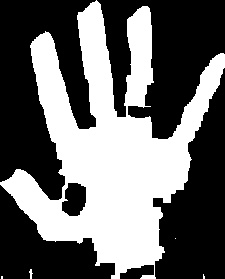
#> input picture el-isaretlerini-tanima/veriler/Bes.jpg, 225 x 279 px
$ python el-isaretlerini-tanima.py
#> lines starting #> are read from the running program, lines starting #| are printed output that depends on the picture
# Bu uygulamada kameradan alinan el goruntuleri islenerek kullanicinin hangi sayiyi isaret ettigi bulunur
import numpy as np
import cv2
import os

# webcam den goruntumuzu aliyoruz
cap = cv2.VideoCapture(0)
# framelere morfolojik islemler uygulamak icin cekirdek tanimliyoruz
kernel = np.ones((9, 9), np.uint8)

def resimFarkBul(resim1, resim2):
    # kontrol edilecek olan iki resim arasindaki farki bulur
    resim2 = cv2.resize(resim2, (resim1.shape[1], resim1.shape[0]))  # boyutlari ayni olmasi icin resim2'yi resim1 boyutuyla esitliyoruz
    farkResim = cv2.absdiff(resim1, resim2)
    farkSayi = cv2.countNonZero(farkResim)

    return farkSayi

def veriYukle():
    # daha onceden kaydedilmis resimleri ve onlarin isimlerini listelerde sakliyoruz
    isimler = []
    resimler = []

    dosyalar = os.listdir("veriler/")
    for dosya in dosyalar:
        isimler.append(dosya.replace(".jpg", ""))
        resimler.append(cv2.imread("veriler/"+dosya, 0))

    return isimler, resimler

def siniflandir(resim, isimler, resimler):
    # webcam'den alinan anlik frame ile veriler dosyasindaki kaydedilmis resimler karsilastirilir
    # arada en az fark olana kadar devam eder ve sonucu en az fark olan resimle eslestirir
    minIndex = 0
    minDeger = resimFarkBul(resim, resimler[0])
    for i in range(len(isimler)):

        farkDegeri = resimFarkBul(resim, resimler[i])
        if farkDegeri < minDeger:
            minDeger = farkDegeri
            minIndex = i

    return isimler[minIndex]


veriIsimler, veriResimler = veriYukle()

while True:
    ret, frame = cap.read()  # her bir frame i ayri olarak aliyoruz
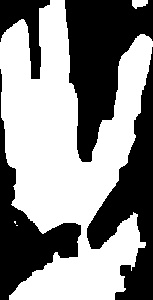
#> input picture el-isaretlerini-tanima/veriler/Uc.jpg, 153 x 300 px, given in place of the camera
#> frame is the input picture: shape (300, 153, 3); min 0, max 255, mean 139.7
    frame = cv2.flip(frame, 1)  # ters goruntuyu duzluyoruz
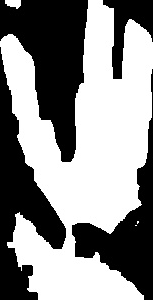
#> frame: shape (300, 153, 3); min 0, max 255, mean 139.7
    frame = cv2.resize(frame, (740, 480))  # frame i yeniden boyutlandiriyoruz
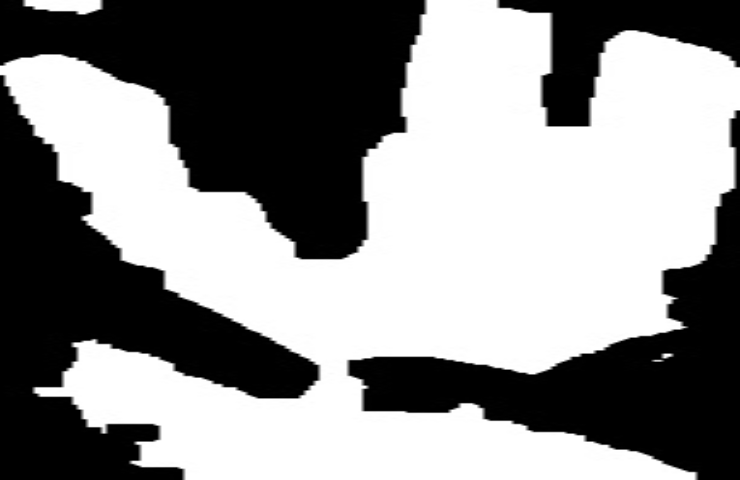
#> frame: shape (480, 740, 3); min 0, max 255, mean 139.6

    kesilmisFrame = frame[0:300, 450:740]  # eli belirli bir konumda incelemek icin frame'de yer ayiriyoruz
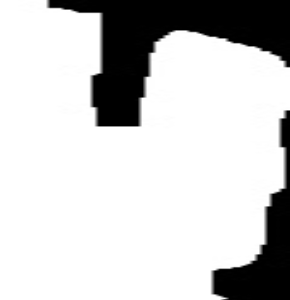
#> kesilmisFrame: shape (300, 290, 3); min 0, max 255, mean 203.3
    kesilmisFrameHSV = cv2.cvtColor(kesilmisFrame, cv2.COLOR_BGR2HSV)  # frame'i hsv formatina ceviriyoruz
#> kesilmisFrameHSV: shape (300, 290, 3); mean H, S, V 0, 0, 203.3

    # ten rengi icin yaklasik hsv kodlarini belirtiyoruz (farklı framelerde farklilik gosterebilir)
    lower_color = np.array([0, 65, 50])
    upper_color = np.array([90, 255, 255])
    # tanimladigimiz hsv araligini kesilmisFrame'e uyguluyoruz
    filtreliFrame = cv2.inRange(kesilmisFrameHSV, lower_color, upper_color)
#> filtreliFrame: shape (300, 290); every value is 0
    # gurultu temizleme islemi
    filtreliFrame = cv2.morphologyEx(filtreliFrame, cv2.MORPH_CLOSE, kernel)
    # frame'deki konturlari buluyoruz
    cnt, hierarchy = cv2.findContours(filtreliFrame, cv2.RETR_TREE, cv2.CHAIN_APPROX_NONE)
    # en buyuk konturu almak icin konturlari buyukten kucuge siraliyoruz
    cnt = sorted(cnt, key=cv2.contourArea, reverse=True)[:10]
    if len(cnt) > 0:
        x, y, w, h = cv2.boundingRect(cnt[0])  # en buyuk konturun degerlerini aliyoruz
        cv2.rectangle(kesilmisFrame, (x, y), (x+w, y+h), (0, 255, 0), 3)  # konturu frame'e ciziyoruz
        elResmi = filtreliFrame[y:y+h, x:x+w]  # frame'deki kontur bolgesini cikarip aliyoruz
        # cv2.imshow("El Resmi", elResmi)
        print(siniflandir(elResmi, veriIsimler, veriResimler))

    cv2.imshow("Kesilmis Frame", filtreliFrame)
    cv2.imshow("Contours", kesilmisFrame)
    if cv2.waitKey(1) == 27:
#> (key Esc is pressed here)
        break

cap.release()
cv2.destroyAllWindows()
